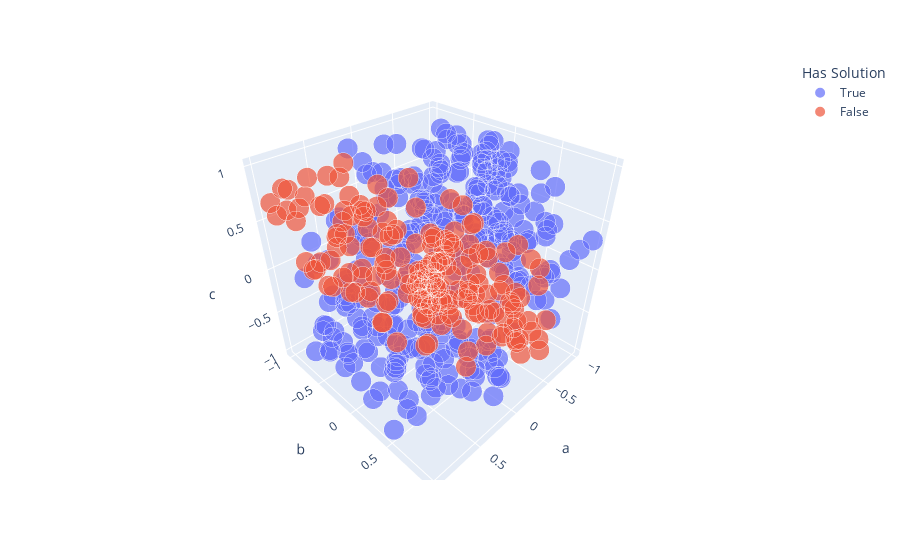

The notebook cell saved with this chart:
### Code cell
qef.plotQuadraticEqSolvability(data, interactive=True)

### Figure 1 — Plotly figure (JSON) as saved in the notebook; plotly's stock layout.template omitted (floating-point values rounded to 4 significant figures; data arrays with more than 128 entries replaced by an {"elided": "..."} marker saying what was removed)
{"data": [{"hovertemplate": "Has Solution=True<br>a=%{x}<br>b=%{y}<br>c=%{z}<br>size=%{marker.size}<extra></extra>", "legendgroup": "True", "marker": {"color": "#636efa", "size": {"elided": "313 int values"}, "sizemode": "area", "sizeref": 0.0025, "symbol": "circle"}, "mode": "markers", "name": "True", "scene": "scene", "showlegend": true, "type": "scatter3d", "x": {"elided": "313 float values"}, "y": {"elided": "313 float values"}, "z": {"elided": "313 float values"}}, {"hovertemplate": "Has Solution=False<br>a=%{x}<br>b=%{y}<br>c=%{z}<br>size=%{marker.size}<extra></extra>", "legendgroup": "False", "marker": {"color": "#EF553B", "size": {"elided": "187 int values"}, "sizemode": "area", "sizeref": 0.0025, "symbol": "circle"}, "mode": "markers", "name": "False", "scene": "scene", "showlegend": true, "type": "scatter3d", "x": {"elided": "187 float values"}, "y": {"elided": "187 float values"}, "z": {"elided": "187 float values"}}], "layout": {"legend": {"itemsizing": "constant", "title": {"text": "Has Solution"}, "tracegroupgap": 0}, "margin": {"t": 60}, "scene": {"domain": {"x": [0, 1], "y": [0, 1]}, "xaxis": {"title": {"text": "a"}}, "yaxis": {"title": {"text": "b"}}, "zaxis": {"title": {"text": "c"}}}}}
